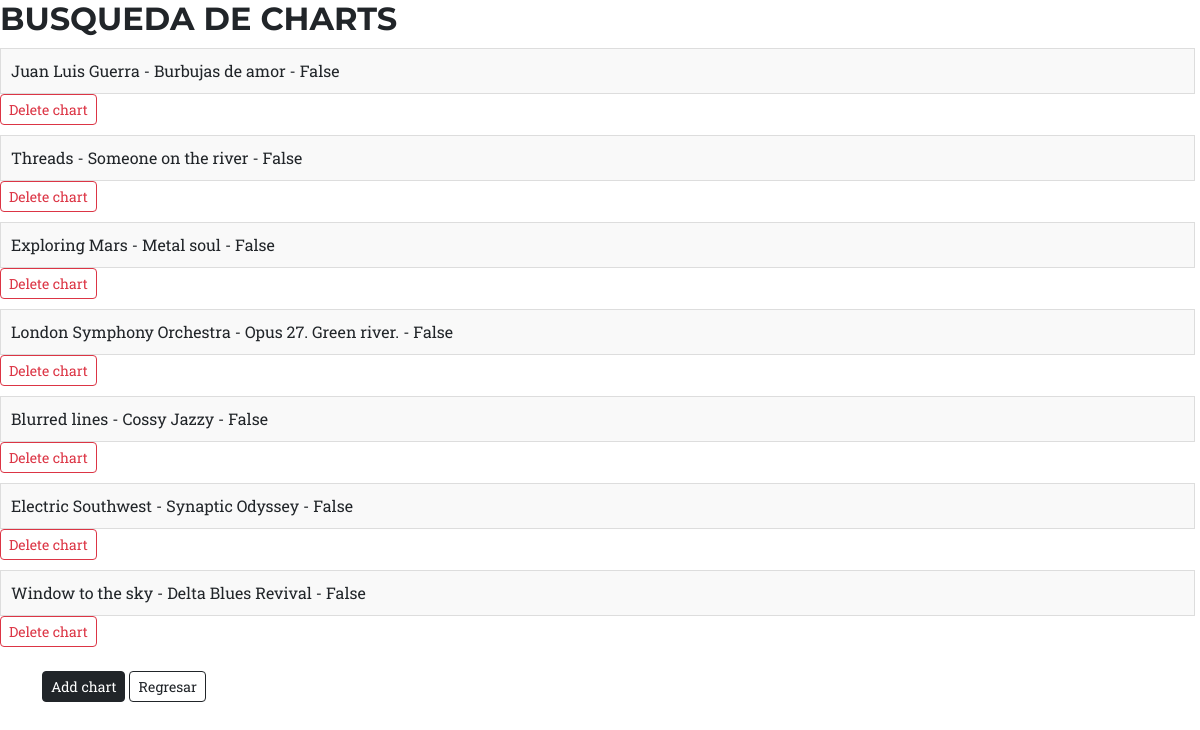
/sitio/leer_charts, run on an earlier commit of the app's database.
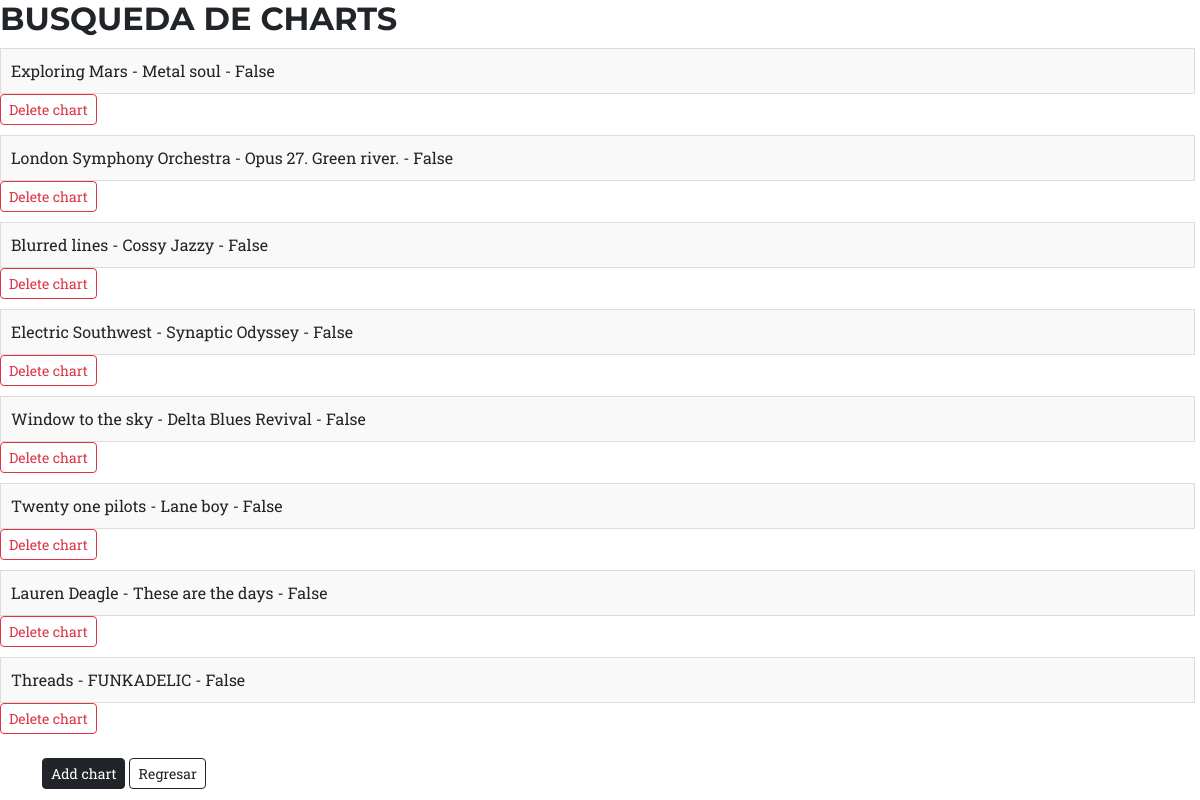
And on a later commit of the database.
### sitio/models.py (models this page shows)
class ChartsMod(models.Model):
    artista = models.CharField(max_length=50)
    cancion = models.CharField(max_length=50)
    tonalidad = models.CharField(max_length=10)
    def __str__(self):
        return f"{self.artista} - {self.cancion} - {self.tonalidad}"

### sitio/views.py (the view)
# urls.py: path('leer_charts', leerCharts_v, name='leer_charts'),
def leerCharts_v(request):
    charts = ChartsMod.objects.all()
    return render(request, 'leer_charts.html', {"charts": charts})

### gagaprod/templates/leer_charts.html (shortened to what this page needs)
{% extends 'pruebas.html' %}
{% block head %}
<h2>BUSQUEDA DE CHARTS</h2>
{% for chart in charts %}
<li>{{chart}}</li>
<a class="btn btn-outline-danger btn-sm" href="{% url 'eliminar_charts' chart.id %}"> Delete chart </a>
{% endfor %}
<br>
<br>
<div class="container">
    <a class="btn btn-dark btn-sm" href="{% url 'charts' %}">Add chart</a>
    <a class="btn btn-outline-dark btn-sm" href="{% url 'home' %}">Regresar</a>
</div>
{% endblock %}

What changed in the data, as far as the page shows it:
removed ChartsMod: artista+cancion+tonalidad "Juan Luis Guerra - Burbujas de amor - False"
removed ChartsMod: artista+cancion+tonalidad "Threads - Someone on the river - False"
added ChartsMod: artista+cancion+tonalidad "Twenty one pilots - Lane boy - False"
added ChartsMod: artista+cancion+tonalidad "Lauren Deagle - These are the days - False"
added ChartsMod: artista+cancion+tonalidad "Threads - FUNKADELIC - False"
